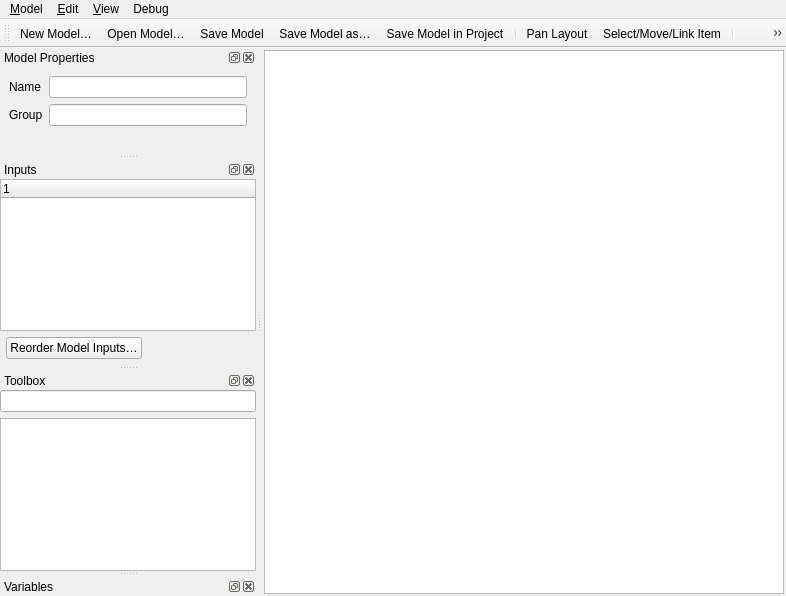
<?xml version="1.0" encoding="UTF-8"?>
<ui version="4.0">
 <class>QgsModelDesignerDialogBase</class>
 <widget class="QMainWindow" name="QgsModelDesignerDialogBase">
  <property name="geometry">
   <rect>
    <x>0</x>
    <y>0</y>
    <width>786</width>
    <height>596</height>
   </rect>
  </property>
  <property name="windowTitle">
   <string>Model Designer</string>
  </property>
  <widget class="QWidget" name="centralwidget">
   <layout class="QVBoxLayout" name="mainLayout">
    <property name="spacing">
     <number>3</number>
    </property>
    <property name="leftMargin">
     <number>2</number>
    </property>
    <property name="topMargin">
     <number>2</number>
    </property>
    <property name="rightMargin">
     <number>2</number>
    </property>
    <property name="bottomMargin">
     <number>2</number>
    </property>
    <item>
     <widget class="QgsModelGraphicsView" name="mView"/>
    </item>
   </layout>
  </widget>
  <widget class="QMenuBar" name="mMenu">
   <property name="geometry">
    <rect>
     <x>0</x>
     <y>0</y>
     <width>786</width>
     <height>23</height>
    </rect>
   </property>
   <widget class="QMenu" name="menu_Model">
    <property name="title">
     <string>&amp;Model</string>
    </property>
    <widget class="QMenu" name="menuExport">
     <property name="title">
      <string>Export</string>
     </property>
     <addaction name="mActionExportImage"/>
     <addaction name="mActionExportPdf"/>
     <addaction name="mActionExportSvg"/>
     <addaction name="separator"/>
     <addaction name="mActionExportPython"/>
    </widget>
    <addaction name="mActionValidate"/>
    <addaction name="mActionRun"/>
    <addaction name="mActionRunSelectedSteps"/>
    <addaction name="separator"/>
    <addaction name="mActionReorderInputs"/>
    <addaction name="mActionReorderOutputs"/>
    <addaction name="separator"/>
    <addaction name="mActionNew"/>
    <addaction name="mActionOpen"/>
    <addaction name="mActionSave"/>
    <addaction name="mActionSaveAs"/>
    <addaction name="mActionSaveInProject"/>
    <addaction name="mActionEditHelp"/>
    <addaction name="separator"/>
    <addaction name="menuExport"/>
    <addaction name="separator"/>
    <addaction name="mActionClose"/>
   </widget>
   <widget class="QMenu" name="mMenuView">
    <property name="title">
     <string>&amp;View</string>
    </property>
    <addaction name="mActionZoomIn"/>
    <addaction name="mActionZoomOut"/>
    <addaction name="mActionZoomActual"/>
    <addaction name="mActionZoomToItems"/>
    <addaction name="separator"/>
    <addaction name="mActionShowComments"/>
    <addaction name="mActionShowFeatureCount"/>
    <addaction name="separator"/>
    <addaction name="mActionSnappingEnabled"/>
    <addaction name="separator"/>
    <addaction name="mActionHidePanels"/>
   </widget>
   <widget class="QMenu" name="mMenuEdit">
    <property name="title">
     <string>&amp;Edit</string>
    </property>
    <addaction name="mActionSelectAll"/>
    <addaction name="mActionSnapSelected"/>
    <addaction name="separator"/>
    <addaction name="mActionDeleteComponents"/>
    <addaction name="separator"/>
    <addaction name="mActionAddGroupBox"/>
   </widget>
   <widget class="QMenu" name="menuDebug">
    <property name="title">
     <string>Debug</string>
    </property>
    <addaction name="separator"/>
    <addaction name="mActionShowCenterPoint"/>
    <addaction name="mActionRepaint"/>
    <addaction name="mActionCenterView"/>
   </widget>
   <addaction name="menu_Model"/>
   <addaction name="mMenuEdit"/>
   <addaction name="mMenuView"/>
   <addaction name="menuDebug"/>
  </widget>
  <widget class="QToolBar" name="mToolbar">
   <property name="windowTitle">
    <string>Navigation</string>
   </property>
   <attribute name="toolBarArea">
    <enum>TopToolBarArea</enum>
   </attribute>
   <attribute name="toolBarBreak">
    <bool>false</bool>
   </attribute>
   <addaction name="mActionNew"/>
   <addaction name="mActionOpen"/>
   <addaction name="mActionSave"/>
   <addaction name="mActionSaveAs"/>
   <addaction name="mActionSaveInProject"/>
   <addaction name="separator"/>
   <addaction name="mActionPan"/>
   <addaction name="mActionSelectMoveItem"/>
   <addaction name="separator"/>
   <addaction name="mActionZoomIn"/>
   <addaction name="mActionZoomOut"/>
   <addaction name="mActionZoomActual"/>
   <addaction name="mActionZoomToItems"/>
   <addaction name="separator"/>
   <addaction name="mActionExportImage"/>
   <addaction name="mActionExportPdf"/>
   <addaction name="mActionExportSvg"/>
   <addaction name="separator"/>
   <addaction name="mActionEditHelp"/>
   <addaction name="separator"/>
   <addaction name="mActionRun"/>
  </widget>
  <widget class="QgsDockWidget" name="mPropertiesDock">
   <property name="windowTitle">
    <string>Model Properties</string>
   </property>
   <attribute name="dockWidgetArea">
    <number>1</number>
   </attribute>
   <widget class="QWidget" name="dockWidgetContents">
    <layout class="QVBoxLayout" name="verticalLayout">
     <property name="leftMargin">
      <number>0</number>
     </property>
     <property name="topMargin">
      <number>0</number>
     </property>
     <property name="rightMargin">
      <number>0</number>
     </property>
     <property name="bottomMargin">
      <number>0</number>
     </property>
     <item>
      <widget class="QgsScrollArea" name="scrollArea">
       <property name="frameShape">
        <enum>QFrame::Shape::NoFrame</enum>
       </property>
       <property name="frameShadow">
        <enum>QFrame::Shadow::Plain</enum>
       </property>
       <property name="widgetResizable">
        <bool>true</bool>
       </property>
       <widget class="QWidget" name="scrollAreaWidgetContents">
        <property name="geometry">
         <rect>
          <x>0</x>
          <y>0</y>
          <width>256</width>
          <height>91</height>
         </rect>
        </property>
        <layout class="QGridLayout" name="gridLayout">
         <item row="0" column="1">
          <widget class="QLineEdit" name="mNameEdit">
           <property name="toolTip">
            <string>Enter model name here</string>
           </property>
          </widget>
         </item>
         <item row="0" column="0">
          <widget class="QLabel" name="label">
           <property name="text">
            <string>Name</string>
           </property>
          </widget>
         </item>
         <item row="1" column="0">
          <widget class="QLabel" name="label_2">
           <property name="text">
            <string>Group</string>
           </property>
          </widget>
         </item>
         <item row="1" column="1">
          <widget class="QLineEdit" name="mGroupEdit">
           <property name="toolTip">
            <string>Enter group name here</string>
           </property>
          </widget>
         </item>
         <item row="2" column="1">
          <spacer name="verticalSpacer">
           <property name="orientation">
            <enum>Qt::Orientation::Vertical</enum>
           </property>
           <property name="sizeHint" stdset="0">
            <size>
             <width>20</width>
             <height>40</height>
            </size>
           </property>
          </spacer>
         </item>
        </layout>
       </widget>
      </widget>
     </item>
    </layout>
   </widget>
  </widget>
  <widget class="QgsDockWidget" name="mInputsDock">
   <property name="windowTitle">
    <string>Inputs</string>
   </property>
   <attribute name="dockWidgetArea">
    <number>1</number>
   </attribute>
   <widget class="QWidget" name="dockWidgetContents_2">
    <layout class="QVBoxLayout" name="verticalLayout_2">
     <property name="leftMargin">
      <number>0</number>
     </property>
     <property name="topMargin">
      <number>0</number>
     </property>
     <property name="rightMargin">
      <number>0</number>
     </property>
     <property name="bottomMargin">
      <number>0</number>
     </property>
     <item>
      <widget class="QgsScrollArea" name="mInputsScrollArea">
       <property name="frameShape">
        <enum>QFrame::Shape::NoFrame</enum>
       </property>
       <property name="frameShadow">
        <enum>QFrame::Shadow::Plain</enum>
       </property>
       <property name="widgetResizable">
        <bool>true</bool>
       </property>
       <widget class="QWidget" name="scrollAreaWidgetContents_2">
        <property name="geometry">
         <rect>
          <x>0</x>
          <y>0</y>
          <width>256</width>
          <height>175</height>
         </rect>
        </property>
        <layout class="QVBoxLayout" name="verticalLayout_6">
         <property name="leftMargin">
          <number>0</number>
         </property>
         <property name="topMargin">
          <number>0</number>
         </property>
         <property name="rightMargin">
          <number>0</number>
         </property>
         <property name="bottomMargin">
          <number>0</number>
         </property>
         <item>
          <widget class="QgsModelDesignerInputsTreeWidget" name="mInputsTreeWidget">
           <column>
            <property name="text">
             <string notr="true">1</string>
            </property>
           </column>
          </widget>
         </item>
         <item>
          <layout class="QHBoxLayout" name="horizontalLayout">
           <property name="leftMargin">
            <number>6</number>
           </property>
           <property name="topMargin">
            <number>0</number>
           </property>
           <property name="bottomMargin">
            <number>6</number>
           </property>
           <item>
            <widget class="QPushButton" name="mReorderInputsButton">
             <property name="text">
              <string>Reorder Model Inputs…</string>
             </property>
            </widget>
           </item>
           <item>
            <spacer name="horizontalSpacer">
             <property name="orientation">
              <enum>Qt::Orientation::Horizontal</enum>
             </property>
             <property name="sizeHint" stdset="0">
              <size>
               <width>40</width>
               <height>20</height>
              </size>
             </property>
            </spacer>
           </item>
          </layout>
         </item>
        </layout>
       </widget>
      </widget>
     </item>
    </layout>
   </widget>
  </widget>
  <widget class="QgsDockWidget" name="mAlgorithmsDock">
   <property name="windowTitle">
    <string>Toolbox</string>
   </property>
   <attribute name="dockWidgetArea">
    <number>1</number>
   </attribute>
   <widget class="QWidget" name="dockWidgetContents_3">
    <layout class="QVBoxLayout" name="verticalLayout_3">
     <property name="leftMargin">
      <number>0</number>
     </property>
     <property name="topMargin">
      <number>0</number>
     </property>
     <property name="rightMargin">
      <number>0</number>
     </property>
     <property name="bottomMargin">
      <number>0</number>
     </property>
     <item>
      <widget class="QgsScrollArea" name="scrollArea_2">
       <property name="frameShape">
        <enum>QFrame::Shape::NoFrame</enum>
       </property>
       <property name="frameShadow">
        <enum>QFrame::Shadow::Plain</enum>
       </property>
       <property name="widgetResizable">
        <bool>true</bool>
       </property>
       <widget class="QWidget" name="scrollAreaWidgetContents_3">
        <property name="geometry">
         <rect>
          <x>0</x>
          <y>0</y>
          <width>256</width>
          <height>169</height>
         </rect>
        </property>
        <layout class="QVBoxLayout" name="verticalLayout_4">
         <property name="leftMargin">
          <number>0</number>
         </property>
         <property name="topMargin">
          <number>0</number>
         </property>
         <property name="rightMargin">
          <number>0</number>
         </property>
         <property name="bottomMargin">
          <number>0</number>
         </property>
         <item>
          <widget class="QgsFilterLineEdit" name="mToolboxSearchEdit">
           <property name="toolTip">
            <string>Enter algorithm name to filter list</string>
           </property>
          </widget>
         </item>
         <item>
          <widget class="QgsProcessingToolboxTreeView" name="mToolboxTree">
           <property name="alternatingRowColors">
            <bool>true</bool>
           </property>
          </widget>
         </item>
        </layout>
       </widget>
      </widget>
     </item>
    </layout>
   </widget>
  </widget>
  <widget class="QgsDockWidget" name="mVariablesDock">
   <property name="windowTitle">
    <string>Variables</string>
   </property>
   <attribute name="dockWidgetArea">
    <number>1</number>
   </attribute>
   <widget class="QWidget" name="dockWidgetContents_4">
    <layout class="QVBoxLayout" name="verticalLayout_5">
     <property name="leftMargin">
      <number>0</number>
     </property>
     <property name="topMargin">
      <number>0</number>
     </property>
     <property name="rightMargin">
      <number>0</number>
     </property>
     <property name="bottomMargin">
      <number>0</number>
     </property>
     <item>
      <widget class="QgsVariableEditorWidget" name="mVariablesEditor" native="true"/>
     </item>
    </layout>
   </widget>
  </widget>
  <action name="mActionOpen">
   <property name="icon">
    <iconset resource="../../../images/images.qrc">
     <normaloff>:/images/themes/default/mActionFileOpen.svg</normaloff>:/images/themes/default/mActionFileOpen.svg</iconset>
   </property>
   <property name="text">
    <string>Open Model…</string>
   </property>
   <property name="toolTip">
    <string>Open model</string>
   </property>
   <property name="shortcut">
    <string>Ctrl+O</string>
   </property>
  </action>
  <action name="mActionSave">
   <property name="icon">
    <iconset resource="../../../images/images.qrc">
     <normaloff>:/images/themes/default/mActionFileSave.svg</normaloff>:/images/themes/default/mActionFileSave.svg</iconset>
   </property>
   <property name="text">
    <string>Save Model</string>
   </property>
   <property name="toolTip">
    <string>Save model</string>
   </property>
   <property name="shortcut">
    <string>Ctrl+S</string>
   </property>
  </action>
  <action name="mActionSaveAs">
   <property name="icon">
    <iconset resource="../../../images/images.qrc">
     <normaloff>:/images/themes/default/mActionFileSaveAs.svg</normaloff>:/images/themes/default/mActionFileSaveAs.svg</iconset>
   </property>
   <property name="text">
    <string>Save Model as…</string>
   </property>
   <property name="toolTip">
    <string>Save model as</string>
   </property>
   <property name="shortcut">
    <string>Ctrl+Shift+S</string>
   </property>
  </action>
  <action name="mActionZoomActual">
   <property name="icon">
    <iconset resource="../../../images/images.qrc">
     <normaloff>:/images/themes/default/mActionZoomActual.svg</normaloff>:/images/themes/default/mActionZoomActual.svg</iconset>
   </property>
   <property name="text">
    <string>Zoom to &amp;100%</string>
   </property>
   <property name="toolTip">
    <string>Zoom to 100%</string>
   </property>
   <property name="shortcut">
    <string>Ctrl+1</string>
   </property>
  </action>
  <action name="mActionZoomIn">
   <property name="icon">
    <iconset resource="../../../images/images.qrc">
     <normaloff>:/images/themes/default/mActionZoomIn.svg</normaloff>:/images/themes/default/mActionZoomIn.svg</iconset>
   </property>
   <property name="text">
    <string>Zoom In</string>
   </property>
   <property name="toolTip">
    <string>Zoom in</string>
   </property>
   <property name="shortcut">
    <string>Ctrl++</string>
   </property>
  </action>
  <action name="mActionZoomOut">
   <property name="icon">
    <iconset resource="../../../images/images.qrc">
     <normaloff>:/images/themes/default/mActionZoomOut.svg</normaloff>:/images/themes/default/mActionZoomOut.svg</iconset>
   </property>
   <property name="text">
    <string>Zoom Out</string>
   </property>
   <property name="toolTip">
    <string>Zoom out</string>
   </property>
   <property name="shortcut">
    <string>Ctrl+-</string>
   </property>
  </action>
  <action name="mActionExportImage">
   <property name="icon">
    <iconset resource="../../../images/images.qrc">
     <normaloff>:/images/themes/default/mActionSaveMapAsImage.svg</normaloff>:/images/themes/default/mActionSaveMapAsImage.svg</iconset>
   </property>
   <property name="text">
    <string>Export as Image…</string>
   </property>
   <property name="toolTip">
    <string>Export as image</string>
   </property>
  </action>
  <action name="mActionZoomToItems">
   <property name="icon">
    <iconset resource="../../../images/images.qrc">
     <normaloff>:/images/themes/default/mActionZoomFullExtent.svg</normaloff>:/images/themes/default/mActionZoomFullExtent.svg</iconset>
   </property>
   <property name="text">
    <string>Zoom Full</string>
   </property>
   <property name="toolTip">
    <string>Zoom full</string>
   </property>
   <property name="shortcut">
    <string>Ctrl+0</string>
   </property>
  </action>
  <action name="mActionExportPdf">
   <property name="icon">
    <iconset resource="../../../images/images.qrc">
     <normaloff>:/images/themes/default/mActionSaveAsPDF.svg</normaloff>:/images/themes/default/mActionSaveAsPDF.svg</iconset>
   </property>
   <property name="text">
    <string>Export as PDF…</string>
   </property>
   <property name="toolTip">
    <string>Export as PDF</string>
   </property>
  </action>
  <action name="mActionExportSvg">
   <property name="icon">
    <iconset resource="../../../images/images.qrc">
     <normaloff>:/images/themes/default/mActionSaveAsSVG.svg</normaloff>:/images/themes/default/mActionSaveAsSVG.svg</iconset>
   </property>
   <property name="text">
    <string>Export as SVG…</string>
   </property>
   <property name="toolTip">
    <string>Export as SVG</string>
   </property>
  </action>
  <action name="mActionExportPython">
   <property name="icon">
    <iconset resource="../../../images/images.qrc">
     <normaloff>:/images/themes/default/mActionSaveAsPython.svg</normaloff>:/images/themes/default/mActionSaveAsPython.svg</iconset>
   </property>
   <property name="text">
    <string>Export as Python Script…</string>
   </property>
   <property name="toolTip">
    <string>Export as Python Script</string>
   </property>
  </action>
  <action name="mActionEditHelp">
   <property name="icon">
    <iconset resource="../../../images/images.qrc">
     <normaloff>:/images/themes/default/mActionEditHelpContent.svg</normaloff>:/images/themes/default/mActionEditHelpContent.svg</iconset>
   </property>
   <property name="text">
    <string>Edit Model Help…</string>
   </property>
   <property name="toolTip">
    <string>Edit model help</string>
   </property>
  </action>
  <action name="mActionRun">
   <property name="icon">
    <iconset resource="../../../images/images.qrc">
     <normaloff>:/images/themes/default/mActionStart.svg</normaloff>:/images/themes/default/mActionStart.svg</iconset>
   </property>
   <property name="text">
    <string>Run Model…</string>
   </property>
   <property name="toolTip">
    <string>Run model</string>
   </property>
   <property name="shortcut">
    <string>F5</string>
   </property>
  </action>
  <action name="mActionSaveInProject">
   <property name="icon">
    <iconset resource="../../../images/images.qrc">
     <normaloff>:/images/themes/default/mAddToProject.svg</normaloff>:/images/themes/default/mAddToProject.svg</iconset>
   </property>
   <property name="text">
    <string>Save Model in Project</string>
   </property>
   <property name="toolTip">
    <string>Save model in project</string>
   </property>
  </action>
  <action name="mActionClose">
   <property name="text">
    <string>Close</string>
   </property>
  </action>
  <action name="mActionShowComments">
   <property name="checkable">
    <bool>true</bool>
   </property>
   <property name="text">
    <string>Show Comments</string>
   </property>
  </action>
  <action name="mActionExportAsScriptAlgorithm">
   <property name="icon">
    <iconset resource="../../../images/images.qrc">
     <normaloff>:/images/themes/default/mActionSaveAsPython.svg</normaloff>:/images/themes/default/mActionSaveAsPython.svg</iconset>
   </property>
   <property name="text">
    <string>Export as Script Algorithm…</string>
   </property>
  </action>
  <action name="mActionDeleteComponents">
   <property name="icon">
    <iconset resource="../../../images/images.qrc">
     <normaloff>:/images/themes/default/mActionDeleteSelected.svg</normaloff>:/images/themes/default/mActionDeleteSelected.svg</iconset>
   </property>
   <property name="text">
    <string>Delete Selected Components</string>
   </property>
   <property name="toolTip">
    <string>Delete selected model components</string>
   </property>
   <property name="shortcut">
    <string>Del</string>
   </property>
  </action>
  <action name="mActionSnappingEnabled">
   <property name="checkable">
    <bool>true</bool>
   </property>
   <property name="text">
    <string>Enable Snapping</string>
   </property>
  </action>
  <action name="mActionSnapSelected">
   <property name="text">
    <string>Snap Selected Components to Grid</string>
   </property>
  </action>
  <action name="mActionSelectAll">
   <property name="icon">
    <iconset resource="../../../images/images.qrc">
     <normaloff>:/images/themes/default/mActionSelectAll.svg</normaloff>:/images/themes/default/mActionSelectAll.svg</iconset>
   </property>
   <property name="text">
    <string>Select All</string>
   </property>
   <property name="shortcut">
    <string>Ctrl+A</string>
   </property>
  </action>
  <action name="mActionAddGroupBox">
   <property name="text">
    <string>Add Group Box</string>
   </property>
  </action>
  <action name="mActionValidate">
   <property name="icon">
    <iconset resource="../../../images/images.qrc">
     <normaloff>:/images/themes/default/mIconSuccess.svg</normaloff>:/images/themes/default/mIconSuccess.svg</iconset>
   </property>
   <property name="text">
    <string>Validate Model</string>
   </property>
  </action>
  <action name="mActionReorderInputs">
   <property name="text">
    <string>Reorder Model Inputs…</string>
   </property>
  </action>
  <action name="mActionHidePanels">
   <property name="checkable">
    <bool>true</bool>
   </property>
   <property name="text">
    <string>Toggle Panel &amp;Visibility</string>
   </property>
   <property name="shortcut">
    <string>Ctrl+Tab</string>
   </property>
  </action>
  <action name="mActionPan">
   <property name="checkable">
    <bool>true</bool>
   </property>
   <property name="icon">
    <iconset resource="../../../images/images.qrc">
     <normaloff>:/images/themes/default/mActionPan.svg</normaloff>:/images/themes/default/mActionPan.svg</iconset>
   </property>
   <property name="text">
    <string>Pan Layout</string>
   </property>
   <property name="shortcut">
    <string>P</string>
   </property>
  </action>
  <action name="mActionSelectMoveItem">
   <property name="checkable">
    <bool>true</bool>
   </property>
   <property name="icon">
    <iconset resource="../../../images/images.qrc">
     <normaloff>:/images/themes/default/mActionSelect.svg</normaloff>:/images/themes/default/mActionSelect.svg</iconset>
   </property>
   <property name="text">
    <string>Select/Move/Link Item</string>
   </property>
   <property name="toolTip">
    <string>Select/Move/link item</string>
   </property>
   <property name="shortcut">
    <string>V</string>
   </property>
  </action>
  <action name="mActionNew">
   <property name="icon">
    <iconset resource="../../../images/images.qrc">
     <normaloff>:/images/themes/default/mActionFileNew.svg</normaloff>:/images/themes/default/mActionFileNew.svg</iconset>
   </property>
   <property name="text">
    <string>New Model…</string>
   </property>
  </action>
  <action name="mActionReorderOutputs">
   <property name="text">
    <string>Reorder Output Layers...</string>
   </property>
   <property name="toolTip">
    <string>Sets the order for adding layers generated by the model to projects</string>
   </property>
  </action>
  <action name="mActionRunSelectedSteps">
   <property name="icon">
    <iconset resource="../../../images/images.qrc">
     <normaloff>:/images/themes/default/mActionRunSelected.svg</normaloff>:/images/themes/default/mActionRunSelected.svg</iconset>
   </property>
   <property name="text">
    <string>Run Selected Steps…</string>
   </property>
   <property name="toolTip">
    <string>Run only the selected steps in the model</string>
   </property>
   <property name="shortcut">
    <string>Shift+F5</string>
   </property>
  </action>
  <action name="mActionShowFeatureCount">
   <property name="checkable">
    <bool>true</bool>
   </property>
   <property name="checked">
    <bool>true</bool>
   </property>
   <property name="text">
    <string>Show Feature Count</string>
   </property>
  </action>
  <action name="mActionShowCenterPoint">
   <property name="checkable">
    <bool>true</bool>
   </property>
   <property name="text">
    <string>show center</string>
   </property>
  </action>
  <action name="mActionRepaint">
   <property name="text">
    <string>repaint </string>
   </property>
  </action>
  <action name="mActionCenterView">
   <property name="text">
    <string>mActionCenterView</string>
   </property>
  </action>
 </widget>
 <customwidgets>
  <customwidget>
   <class>QgsModelGraphicsView</class>
   <extends>QGraphicsView</extends>
   <header>qgsmodelgraphicsview.h</header>
  </customwidget>
  <customwidget>
   <class>QgsFilterLineEdit</class>
   <extends>QLineEdit</extends>
   <header>qgsfilterlineedit.h</header>
  </customwidget>
  <customwidget>
   <class>QgsProcessingToolboxTreeView</class>
   <extends>QTreeView</extends>
   <header>qgsprocessingtoolboxtreeview.h</header>
  </customwidget>
  <customwidget>
   <class>QgsVariableEditorWidget</class>
   <extends>QWidget</extends>
   <header>qgsvariableeditorwidget.h</header>
   <container>1</container>
  </customwidget>
  <customwidget>
   <class>QgsDockWidget</class>
   <extends>QDockWidget</extends>
   <header>qgsdockwidget.h</header>
   <container>1</container>
  </customwidget>
  <customwidget>
   <class>QgsScrollArea</class>
   <extends>QScrollArea</extends>
   <header>qgsscrollarea.h</header>
   <container>1</container>
  </customwidget>
  <customwidget>
   <class>QgsModelDesignerInputsTreeWidget</class>
   <extends>QTreeWidget</extends>
   <header>qgsmodeldesignerinputstreewidget.h</header>
  </customwidget>
 </customwidgets>
 <resources>
  <include location="../../../images/images.qrc"/>
 </resources>
 <connections/>
</ui>
